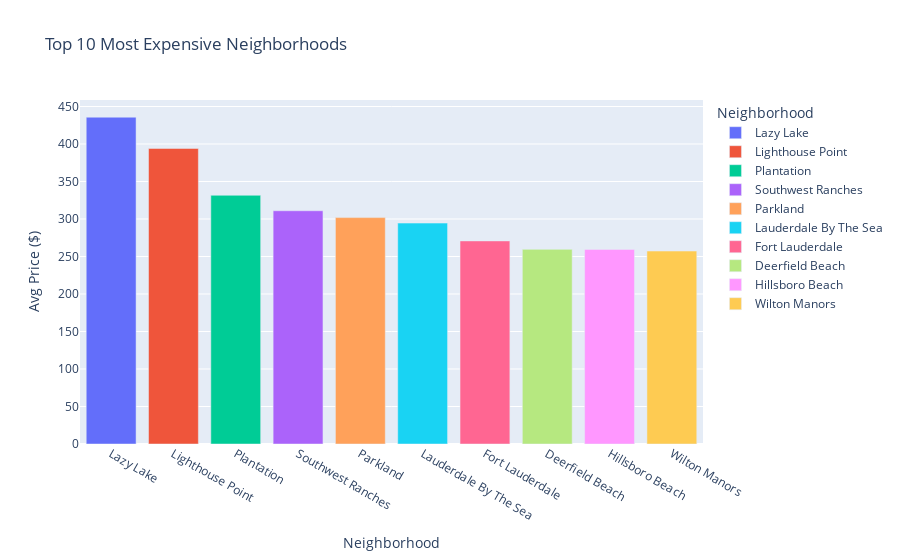

Notebook source saved alongside this figure:
### Code cell
# Top 10 Most Expensive Neighborhoods
top_hoods = df.groupby('neighbourhood_cleansed')['price'].mean().sort_values(ascending=False).head(10).reset_index()

fig = px.bar(top_hoods, x='neighbourhood_cleansed', y='price',
             title='Top 10 Most Expensive Neighborhoods',
             color='neighbourhood_cleansed',
             labels={'neighbourhood_cleansed': 'Neighborhood', 'price': 'Avg Price ($)'})
fig.show()

### Figure 1 — Plotly figure (JSON) as saved in the notebook; plotly's stock layout.template omitted (floating-point values rounded to 4 significant figures)
{"data": [{"hovertemplate": "Neighborhood=%{x}<br>Avg Price ($)=%{y}<extra></extra>", "legendgroup": "Lazy Lake", "marker": {"color": "#636efa", "pattern": {"shape": ""}}, "name": "Lazy Lake", "orientation": "v", "showlegend": true, "textposition": "auto", "type": "bar", "x": ["Lazy Lake"], "xaxis": "x", "y": [435.8], "yaxis": "y"}, {"hovertemplate": "Neighborhood=%{x}<br>Avg Price ($)=%{y}<extra></extra>", "legendgroup": "Lighthouse Point", "marker": {"color": "#EF553B", "pattern": {"shape": ""}}, "name": "Lighthouse Point", "orientation": "v", "showlegend": true, "textposition": "auto", "type": "bar", "x": ["Lighthouse Point"], "xaxis": "x", "y": [394.1], "yaxis": "y"}, {"hovertemplate": "Neighborhood=%{x}<br>Avg Price ($)=%{y}<extra></extra>", "legendgroup": "Plantation", "marker": {"color": "#00cc96", "pattern": {"shape": ""}}, "name": "Plantation", "orientation": "v", "showlegend": true, "textposition": "auto", "type": "bar", "x": ["Plantation"], "xaxis": "x", "y": [331.6], "yaxis": "y"}, {"hovertemplate": "Neighborhood=%{x}<br>Avg Price ($)=%{y}<extra></extra>", "legendgroup": "Southwest Ranches", "marker": {"color": "#ab63fa", "pattern": {"shape": ""}}, "name": "Southwest Ranches", "orientation": "v", "showlegend": true, "textposition": "auto", "type": "bar", "x": ["Southwest Ranches"], "xaxis": "x", "y": [311.0], "yaxis": "y"}, {"hovertemplate": "Neighborhood=%{x}<br>Avg Price ($)=%{y}<extra></extra>", "legendgroup": "Parkland", "marker": {"color": "#FFA15A", "pattern": {"shape": ""}}, "name": "Parkland", "orientation": "v", "showlegend": true, "textposition": "auto", "type": "bar", "x": ["Parkland"], "xaxis": "x", "y": [301.9], "yaxis": "y"}, {"hovertemplate": "Neighborhood=%{x}<br>Avg Price ($)=%{y}<extra></extra>", "legendgroup": "Lauderdale By The Sea", "marker": {"color": "#19d3f3", "pattern": {"shape": ""}}, "name": "Lauderdale By The Sea", "orientation": "v", "showlegend": true, "textposition": "auto", "type": "bar", "x": ["Lauderdale By The Sea"], "xaxis": "x", "y": [294.6], "yaxis": "y"}, {"hovertemplate": "Neighborhood=%{x}<br>Avg Price ($)=%{y}<extra></extra>", "legendgroup": "Fort Lauderdale", "marker": {"color": "#FF6692", "pattern": {"shape": ""}}, "name": "Fort Lauderdale", "orientation": "v", "showlegend": true, "textposition": "auto", "type": "bar", "x": ["Fort Lauderdale"], "xaxis": "x", "y": [270.8], "yaxis": "y"}, {"hovertemplate": "Neighborhood=%{x}<br>Avg Price ($)=%{y}<extra></extra>", "legendgroup": "Deerfield Beach", "marker": {"color": "#B6E880", "pattern": {"shape": ""}}, "name": "Deerfield Beach", "orientation": "v", "showlegend": true, "textposition": "auto", "type": "bar", "x": ["Deerfield Beach"], "xaxis": "x", "y": [259.5], "yaxis": "y"}, {"hovertemplate": "Neighborhood=%{x}<br>Avg Price ($)=%{y}<extra></extra>", "legendgroup": "Hillsboro Beach", "marker": {"color": "#FF97FF", "pattern": {"shape": ""}}, "name": "Hillsboro Beach", "orientation": "v", "showlegend": true, "textposition": "auto", "type": "bar", "x": ["Hillsboro Beach"], "xaxis": "x", "y": [259.5], "yaxis": "y"}, {"hovertemplate": "Neighborhood=%{x}<br>Avg Price ($)=%{y}<extra></extra>", "legendgroup": "Wilton Manors", "marker": {"color": "#FECB52", "pattern": {"shape": ""}}, "name": "Wilton Manors", "orientation": "v", "showlegend": true, "textposition": "auto", "type": "bar", "x": ["Wilton Manors"], "xaxis": "x", "y": [257.3], "yaxis": "y"}], "layout": {"barmode": "relative", "legend": {"title": {"text": "Neighborhood"}, "tracegroupgap": 0}, "title": {"text": "Top 10 Most Expensive Neighborhoods"}, "xaxis": {"anchor": "y", "categoryarray": ["Lazy Lake", "Lighthouse Point", "Plantation", "Southwest Ranches", "Parkland", "Lauderdale By The Sea", "Fort Lauderdale", "Deerfield Beach", "Hillsboro Beach", "Wilton Manors"], "categoryorder": "array", "domain": [0, 1], "title": {"text": "Neighborhood"}}, "yaxis": {"anchor": "x", "domain": [0, 1], "title": {"text": "Avg Price ($)"}}}}
